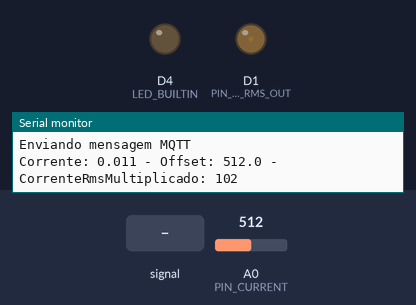
Bench run of a program on a simulated ESP8266 (NodeMCU). Shown: output pins drawn as LEDs (lit = HIGH, except the on-board LED, lit = LOW), the last lines printed to the serial monitor. Inputs (shaded band) come from the test bench; at power-on: A0 (PIN_CURRENT) = 512. WiFi joins after 1.5 s; servers stay silent unless stated; network time is answered at once with the bench clock; the local clock reads 2024-03-15 10:24:30 at power-on unless the program sets it; EEPROM starts erased; no MQTT or app messages arrive unless stated.

Above: at 18.3 s.
18.4 s: A0 (PIN_CURRENT) set to 716
At 25.2 s:
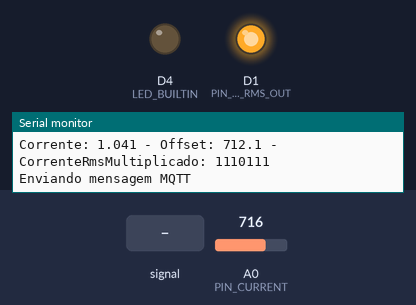
40.4 s: A0 (PIN_CURRENT) set to 511
At 47.7 s:
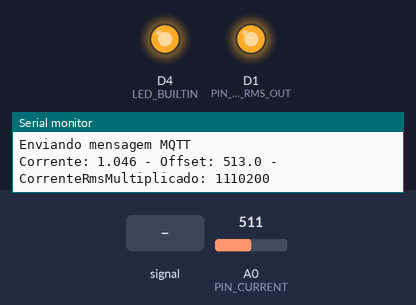
56.9 s: A0 (PIN_CURRENT) fed a 200 Hz sine of ±81 counts around its level
At 64.1 s:
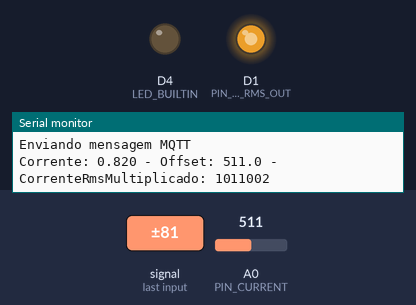
Timing chart, 0 to 80.0 s (numbered marks = the images above; inputs shaded):
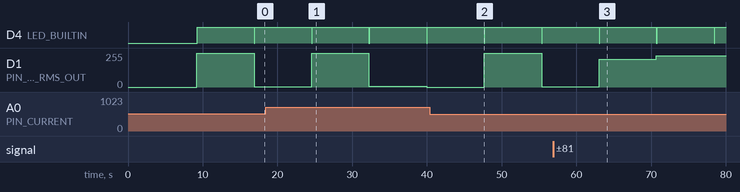

Measured:
- after the input at 18.4 s, D1 (PIN_CURRENT_RMS_OUT): 2/255 → 255/255 after 6.2 s, → 4/255 7.7 s later, → 0/255 7.7 s later
- after the input at 40.4 s, D1 (PIN_CURRENT_RMS_OUT): 0/255 → 255/255 after 7.3 s, → 2/255 7.7 s later
- after the input at 56.9 s, D1 (PIN_CURRENT_RMS_OUT): 2/255 → 209/255 after 6.1 s, → 233/255 7.7 s later
- by itself, D4 (LED_BUILTIN): alternates HIGH for 7.6 s and LOW for 0.10 s

The program:

main.cpp
```cpp
#include <ESP8266WiFi.h>
#include <ESPAsyncWebServer.h>
#include <PubSubClient.h>
#include <EEPROM.h>
#include <WiFiUdp.h>
#include <NTPClient.h>
#include <WebServerConfig.h>
#include <math.h>

// =================== ESP WIFI Server - Persistent Variables ===================
const char *AP_SSID = "Termofluidos_ESP_Config";

void setupServer();

AsyncWebServer espServer(80);
// =================== ESP WIFI Server - Persistent Variables ===================

// =================== ESP WIFI Client ===================
const unsigned int MQTT_CLIENT_ID_START = 0;
const unsigned int MQTT_CLIENT_ID_MAX_SIZE = 50;

const unsigned int MQTT_TOKEN_START = MQTT_CLIENT_ID_START + MQTT_CLIENT_ID_MAX_SIZE;
const unsigned int MQTT_TOKEN_MAX_SIZE = 50;

const unsigned int WIFI_SSID_START = MQTT_TOKEN_START + MQTT_TOKEN_MAX_SIZE;
const unsigned int WIFI_SSID_MAX_SIZE = 50;

const unsigned int WIFI_PASS_START = WIFI_SSID_START + WIFI_SSID_MAX_SIZE;
const unsigned int WIFI_PASS_MAX_SIZE = 50;

const unsigned int MAX_SIZE = WIFI_PASS_START + WIFI_PASS_MAX_SIZE;

String mqtt_client_id = "";
String mqtt_token = ""; // "7e2e7399-ccae-470a-9c2a-0de40bc3f208";

String wifi_ssid = "";
String wifi_pass = "";

void setupWifi();
void carregaDados();

WiFiClient espClient;
WiFiUDP ntpUDP;
NTPClient timeClient(ntpUDP, "pool.ntp.org");
// =================== ESP WIFI Client ===================

// ------------------- MQTT -------------------
const int MQTT_PORT = 1883;
const char *MQTT_SERVER = "mqtt.tago.io";
const char *MQTT_USER = "Token";

const char *TOPICO_VARIAVEIS = "variaveis";

void setupMqtt();
void sendRecurrentMessages();

PubSubClient client(espClient);
// ------------------- MQTT -------------------

// ------------------ ACS712 - Medidor de corrente ------------------
const unsigned int GRID_VOLTAGE = 220;

const unsigned int PIN_CURRENT = A0;
const unsigned int PIN_CURRENT_RMS_OUT = D1;

const unsigned long TEMPO_AMOSTRAS = 5000;
const unsigned int TOTAL_AMOSTRAS = 5000;
const unsigned int AMOSTRAS_OFFSET = 1024;
const double ESP_VOLTAGE = 3.234f;
const int ANALOG_BIT_RESOLUTION = 10;
const double ANALOG_BIT_RESOLUTION_VALUE = 1024.0;
const double RESOLUTION_ESP = ESP_VOLTAGE / ANALOG_BIT_RESOLUTION_VALUE;
const double MODULE_SENSIBILITY = 0.197847784f;
const double RESOLUTION_MODULE = RESOLUTION_ESP / MODULE_SENSIBILITY;

unsigned long lastSendMillis = 0;
unsigned int amostras = 0;
double offsetADC = (2.5f / ESP_VOLTAGE) * 1024.0;
double accumulateADC = 0.0;
double currentRms = 0.0;

void acumulateCurrentRms();
double getResolutionModule();
double getCurrentRms();
void sendRecurrentMessagesACS712();
bool enviarCorrente();
bool enviarCorrenteMqtt();
// ------------------ ACS712 - Medidor de corrente ------------------

void DebugMessage(String message);
void DebugMessage(String message, bool skipLine);

void setup()
{
    Serial.begin(115200);

    analogWriteResolution(ANALOG_BIT_RESOLUTION); // 10 bits
    analogWriteFreq(10000);                       // 100 a 40000Hz
    pinMode(LED_BUILTIN, OUTPUT);
    pinMode(PIN_CURRENT, INPUT);
    pinMode(PIN_CURRENT_RMS_OUT, OUTPUT);

    EEPROM.begin(MAX_SIZE);

    WiFi.mode(WIFI_AP_STA);
    carregaDados();
    setupServer();
}

void loop()
{
    setupWifi();
    setupMqtt();

    acumulateCurrentRms();

    if (WiFi.isConnected() && client.connected())
    {
        client.loop();
        sendRecurrentMessages();
    }

    sendRecurrentMessagesACS712();

    if (enviarCorrente())
    {
        digitalWrite(LED_BUILTIN, LOW);
        delay(100);
        digitalWrite(LED_BUILTIN, HIGH);
        amostras = 0;
        accumulateADC = 0.0;
    }

    if (enviarCorrenteMqtt())
    {
        lastSendMillis = millis();
    }
}

bool enviarCorrente()
{
    return amostras >= TOTAL_AMOSTRAS;
}

bool enviarCorrenteMqtt()
{
    return lastSendMillis + TEMPO_AMOSTRAS < millis();
}

unsigned long getTime()
{
    timeClient.update();
    return timeClient.getEpochTime();
}

String escreveObjetoJson(String Key, String Value, String Unit, String variavelExistente)
{
    String retorno = "{\"variable\":\"" + Key + "\",\"value\":\"" + Value + "\",\"serial\":" + String(getTime()) + ",\"unit\":\"" + Unit + "\"}";
    if (!variavelExistente.endsWith("["))
        retorno = "," + retorno;

    return retorno;
}

void acumulateCurrentRms()
{
    int sampleI = analogRead(PIN_CURRENT);

    offsetADC += (sampleI - offsetADC) / AMOSTRAS_OFFSET;
    // DebugMessage("offsetADC: " + String(offsetADC, 2));
    accumulateADC += sq(sampleI - offsetADC);
    amostras++;
}

double getCurrentRms()
{
    return (sqrt(accumulateADC / amostras) * RESOLUTION_MODULE);
}

void sendRecurrentMessagesACS712()
{
    if (enviarCorrente())
    {
        currentRms = getCurrentRms();
        // Corrente RMS para abranger mais da
        // faixa de saída já que a resistência chega
        // apenas a 1A
        double correnteRmsMultiplicado = currentRms;
        int correnteRmsPwmInt = int((correnteRmsMultiplicado * ANALOG_BIT_RESOLUTION_VALUE));

        analogWrite(PIN_CURRENT_RMS_OUT, correnteRmsPwmInt);
        DebugMessage("Corrente: " + String(currentRms, 3) + " - Offset: " + String(offsetADC, 1) + " - CorrenteRmsMultiplicado: " + String(correnteRmsPwmInt, 3));
    }
}

void sendRecurrentMessages()
{
    String variaveis = "[";

    if (enviarCorrenteMqtt())
    {
        unsigned long durationAmostras = millis() - lastSendMillis;

        variaveis += escreveObjetoJson("current_rms", String(currentRms, 6), "A", variaveis);
        variaveis += escreveObjetoJson("duration", String(durationAmostras), "ms", variaveis);
        variaveis += escreveObjetoJson("voltage_rms", String(GRID_VOLTAGE), "V", variaveis);
    }

    variaveis += "]";

    if (variaveis != "[]")
    {
        client.publish(TOPICO_VARIAVEIS, variaveis.c_str());
        DebugMessage("Enviando mensagem MQTT");
    }
}

void armazenaString(unsigned int offset, String valor, unsigned int tamanhoTotal)
{
    unsigned int tamanhoValorComCaractereFinal = valor.length() + 1;
    for (unsigned int i = 0; i < tamanhoValorComCaractereFinal && i < tamanhoTotal; i++)
        EEPROM.write(offset + i, valor[i]);
}

String obtemString(unsigned int offset, unsigned int tamanhoTotal)
{
    String s = "";
    for (unsigned int i = 0; i < tamanhoTotal; i++)
    {
        char c = EEPROM.read(offset + i);
        if (c == '\0')
            break;
        s += c;
    }

    return s;
}

void salvarDados()
{
    armazenaString(MQTT_CLIENT_ID_START, mqtt_client_id, MQTT_CLIENT_ID_MAX_SIZE);
    armazenaString(MQTT_TOKEN_START, mqtt_token, MQTT_TOKEN_MAX_SIZE);
    armazenaString(WIFI_SSID_START, wifi_ssid, WIFI_SSID_MAX_SIZE);
    armazenaString(WIFI_PASS_START, wifi_pass, WIFI_PASS_MAX_SIZE);

    EEPROM.commit();
}

void carregaDados()
{
    mqtt_client_id = obtemString(MQTT_CLIENT_ID_START, MQTT_CLIENT_ID_MAX_SIZE);
    mqtt_token = obtemString(MQTT_TOKEN_START, MQTT_TOKEN_MAX_SIZE);
    wifi_ssid = obtemString(WIFI_SSID_START, WIFI_SSID_MAX_SIZE);
    wifi_pass = obtemString(WIFI_PASS_START, WIFI_PASS_MAX_SIZE);
}

void handleIndexPost(AsyncWebServerRequest *request)
{
    mqtt_client_id = request->getParam("mqttClientId", true, false)->value();
    mqtt_token = request->getParam("mqttToken", true, false)->value();
    wifi_ssid = request->getParam("wifiSsid", true, false)->value();
    wifi_pass = request->getParam("wifiPass", true, false)->value();

    salvarDados();
    WiFi.disconnect();

    DebugMessage("Salvando dados: " + mqtt_client_id + " / " + mqtt_token + " / " + wifi_ssid + " / " + wifi_pass);

    request->redirect("/");
}

String htmlProcessor(const String &var)
{
    if (var == "mqttClientId")
    {
        return mqtt_client_id;
    }
    else if (var == "mqttToken")
    {
        return mqtt_token;
    }
    else if (var == "wifiSsid")
    {
        return wifi_ssid;
    }
    else if (var == "wifiPass")
    {
        return wifi_pass;
    }
    return String();
}

void setupServer()
{
    IPAddress Ip(192, 168, 1, 1);
    IPAddress NMask(255, 255, 255, 0);
    WiFi.softAPConfig(Ip, Ip, NMask);
    WiFi.softAP(AP_SSID);

    IPAddress IP = WiFi.softAPIP();
    DebugMessage("AP IP address: " + IP.toString());

    espServer.on("/", HTTP_GET, [](AsyncWebServerRequest *request)
                 { request->send_P(200, "text/html", index_html, htmlProcessor); });
    espServer.on("/", HTTP_POST, handleIndexPost);

    espServer.begin();
}

void setupWifi()
{
    if (WiFi.isConnected())
        return;

    if (!wifi_ssid || !wifi_pass)
        return;

    WiFi.begin(wifi_ssid, wifi_pass);

    unsigned int tentativas = 0;
    const unsigned int maxTentativas = 20;
    while (WiFi.status() != WL_CONNECTED && tentativas < maxTentativas)
    {
        delay(500);
        DebugMessage(".", false);
        tentativas++;
    }

    if (WiFi.isConnected())
    {
        timeClient.begin();
        DebugMessage("IP address: " + WiFi.localIP().toString());
        WiFi.setAutoReconnect(true);
        WiFi.persistent(true);
    }
}

void setupMqtt()
{
    if (client.connected())
        return;

    if (!mqtt_client_id || !mqtt_token)
        return;

    if (WiFi.status() != WL_CONNECTED)
        return;

    client.setServer(MQTT_SERVER, MQTT_PORT);

    if (!client.connected())
    {
        bool connected = client.connect(mqtt_client_id.c_str(), MQTT_USER, mqtt_token.c_str());
        if (!connected)
        {
            char msg[50];
            sprintf(msg, "MQTT - failed, rc= %d. Try again in 5 seconds", client.state());
            DebugMessage(msg);
            delay(5000);
        }
    }
}
void DebugMessage(String message)
{
    DebugMessage(message, true);
}
void DebugMessage(String message, bool skipLine)
{
    if (skipLine)
    {
        Serial.println(message);
    }
    else
    {
        Serial.print(message);
    }
}
```

WebServerConfig.h
```cpp
#ifndef WEB_SERVER_H_
#define WEB_SERVER_H_

const char index_html[] = R"rawliteral(
<!DOCTYPE HTML>
<html>
  <head>
    <title>ESP Web Server</title>
    <meta name="viewport" content="width=device-width, initial-scale=1">
    <link rel="icon" href="data:,">
    <style>
      html {font-family: Arial; display: inline-block; text-align: center;}
      h2 {font-size: 3.0rem;}
      p {font-size: 3.0rem;}
      body {max-width: 600px; margin:0px auto; padding-bottom: 25px;}
      .switch {position: relative; display: inline-block; width: 120px; height: 68px}
      .switch input {display: none}
      .slider {position: absolute; top: 0; left: 0; right: 0; bottom: 0; background-color: #ccc; border-radius: 6px}
      .slider:before {position: absolute; content: ""; height: 52px; width: 52px; left: 8px; bottom: 8px; background-color: #fff; -webkit-transition: .4s; transition: .4s; border-radius: 3px}
      input:checked+.slider {background-color: #b30000}
      input:checked+.slider:before {-webkit-transform: translateX(52px); -ms-transform: translateX(52px); transform: translateX(52px)}
    </style>
  </head>
  <body>
    <h2>ESP Web Server</h2>

    <form action="/" method="post">
      <label for="mqttClientId">MQTT Client ID:</label><br>
      <input type="text" id="mqttClientId" name="mqttClientId" value="%mqttClientId%"><br>

      <label for="mqttToken">MQTT Token:</label><br>
      <input type="text" id="mqttToken" name="mqttToken" value="%mqttToken%"><br>

      <label for="wifiSsid">Wifi Ssid:</label><br>
      <input type="text" id="wifiSsid" name="wifiSsid" value="%wifiSsid%"><br>

      <label for="wifiPass">Wifi Password:</label><br>
      <input type="text" id="wifiPass" name="wifiPass" value="%wifiPass%"><br>

      <br/><br/>

      <input type="submit" value="Submit">
    </form>

    <script>
      function toggleCheckbox(element) {
        var xhr = new XMLHttpRequest();
        if(element.checked){
          xhr.open("GET", "/update?output="+element.id+"&state=1", true);
        } else {
          xhr.open("GET", "/update?output="+element.id+"&state=0", true);
        }
        xhr.send();
      }
    </script>
  </body>
</html>
)rawliteral";

#endif /* WEB_SERVER_H_ */
```
